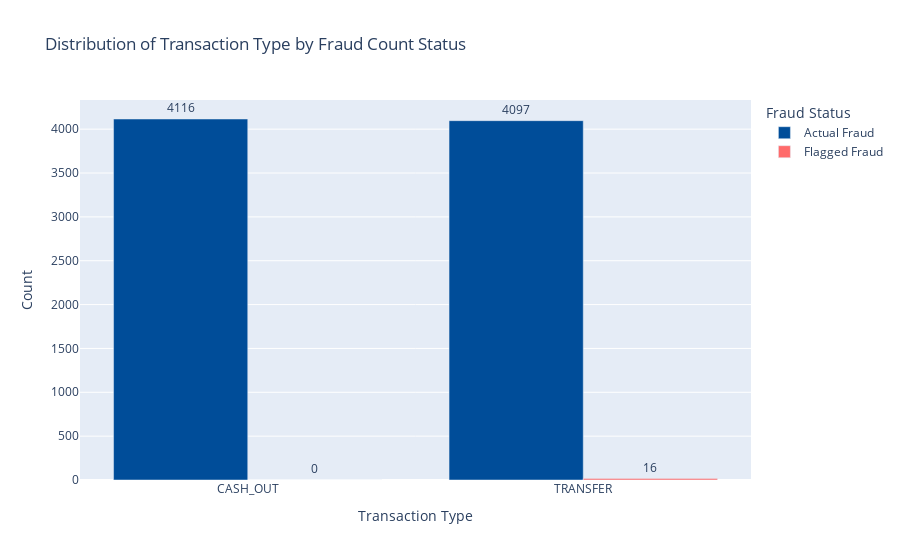

Notebook code cell kept with this figure:
### Markdown cell above
#### Distribution of transaction types that where targeted.

### Code cell
actual_fraud_counts = isfraud_df[isfraud_df["Actual Fraud"] == "Yes"].groupby("type")["Count"].sum()
flagged_fraud_counts = isfraud_df[isfraud_df["Flagged Fraud"] == "Yes"].groupby("type")["Count"].sum()

combined_df = pd.DataFrame({
    'Actual Fraud': actual_fraud_counts,
    'Flagged Fraud': flagged_fraud_counts
}).fillna(0).reset_index()

plot_df = combined_df.melt(
    id_vars='type',
    value_vars=['Actual Fraud', 'Flagged Fraud'],
    var_name='Category',
    value_name='Count'
)

fig = px.bar(
    plot_df,
    x='type',
    y='Count',
    color='Category',
    barmode='group',
    title='Distribution of Transaction Type by Fraud Count Status',
    labels={
        'type': 'Transaction Type',
        'Count': 'Count',
        'Category': 'Fraud Status'
    },
    color_discrete_map={
        'Actual Fraud': '#004d99',
        'Flagged Fraud': '#ff6b6b'
    }
)

fig.update_traces(
    texttemplate='%{y}',
    textposition='outside'
)


fig.update_layout(
    uniformtext_minsize=8, 
    uniformtext_mode='hide',
    xaxis_title='Transaction Type',
    yaxis_title='Count',
    legend_title='Fraud Status',
    hovermode='x unified'
)

### Figure 1 — Plotly figure (JSON) as saved in the notebook; plotly's stock layout.template omitted (floating-point values rounded to 4 significant figures)
{"data": [{"alignmentgroup": "True", "hovertemplate": "Fraud Status=Actual Fraud<br>Transaction Type=%{x}<br>Count=%{y}<extra></extra>", "legendgroup": "Actual Fraud", "marker": {"color": "#004d99", "pattern": {"shape": ""}}, "name": "Actual Fraud", "offsetgroup": "Actual Fraud", "orientation": "v", "showlegend": true, "textposition": "outside", "texttemplate": "%{y}", "type": "bar", "x": ["CASH_OUT", "TRANSFER"], "xaxis": "x", "y": [4116, 4097], "yaxis": "y"}, {"alignmentgroup": "True", "hovertemplate": "Fraud Status=Flagged Fraud<br>Transaction Type=%{x}<br>Count=%{y}<extra></extra>", "legendgroup": "Flagged Fraud", "marker": {"color": "#ff6b6b", "pattern": {"shape": ""}}, "name": "Flagged Fraud", "offsetgroup": "Flagged Fraud", "orientation": "v", "showlegend": true, "textposition": "outside", "texttemplate": "%{y}", "type": "bar", "x": ["CASH_OUT", "TRANSFER"], "xaxis": "x", "y": [0, 16], "yaxis": "y"}], "layout": {"barmode": "group", "hovermode": "x unified", "legend": {"title": {"text": "Fraud Status"}, "tracegroupgap": 0}, "title": {"text": "Distribution of Transaction Type by Fraud Count Status"}, "uniformtext": {"minsize": 8, "mode": "hide"}, "xaxis": {"anchor": "y", "domain": [0, 1], "title": {"text": "Transaction Type"}}, "yaxis": {"anchor": "x", "domain": [0, 1], "title": {"text": "Count"}}}}
